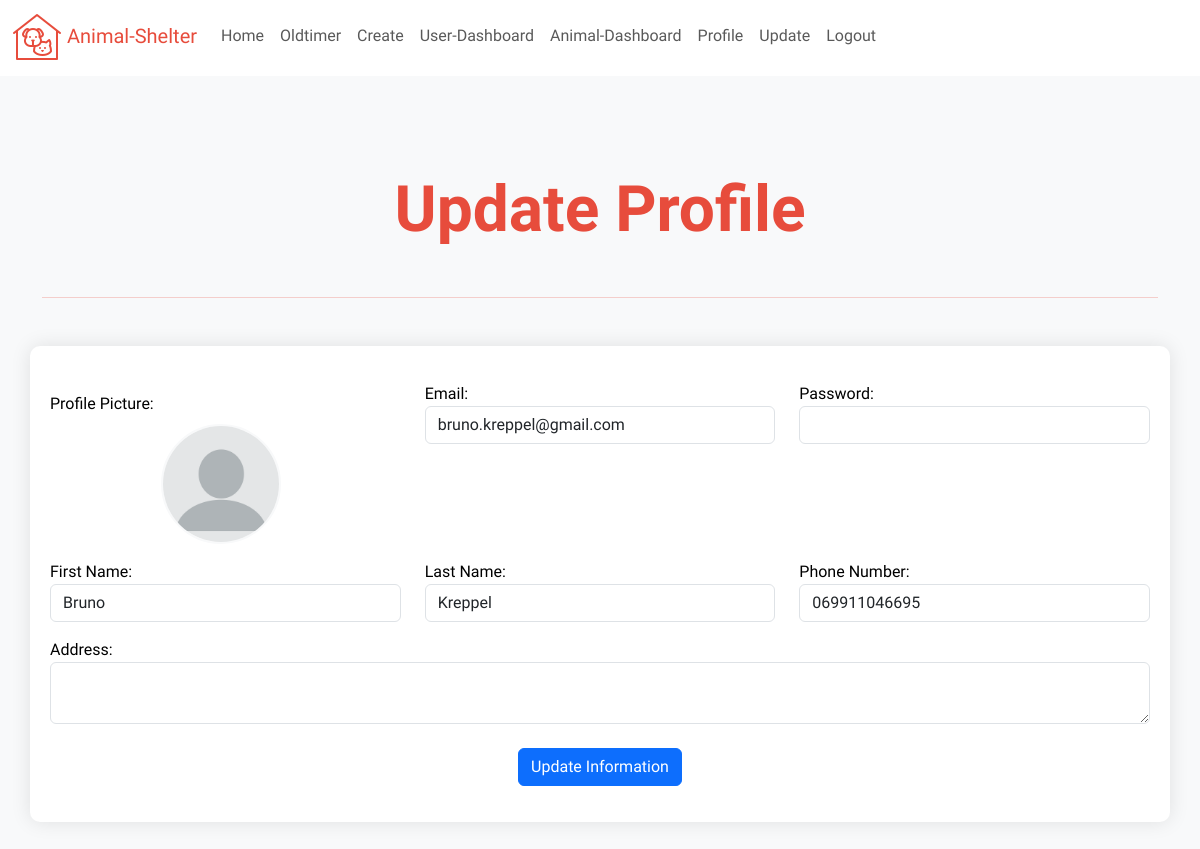
Page /User/update.php (signed in) on the committed database.
### tables this page shows
CREATE TABLE `user` (
  `user_id` int(11) NOT NULL,
  `first_name` varchar(50) NOT NULL,
  `last_name` varchar(50) NOT NULL,
  `email` varchar(255) NOT NULL,
  `phone_number` varchar(20) NOT NULL,
  `address` varchar(255) NOT NULL,
  `picture_url` varchar(255) NOT NULL,
  `password` varchar(255) NOT NULL,
  `status` varchar(100) NOT NULL
);

### User/update.php (the view, shortened to what this page needs)
<?php
if (isset($_SESSION["adm"])){
  $id = $_GET["id"]??$_SESSION["adm"];
}else{
  $id = $_SESSION["user"];
}
require_once '../components/db_Connect.php';
$sql = "SELECT * FROM `user` WHERE user_id = $id";
$result = mysqli_query($conn, $sql);
$row = mysqli_fetch_assoc($result);
?>
<head>
    <link href="https://cdn.jsdelivr.net/npm/bootstrap@5.3.2/dist/css/bootstrap.min.css" rel="stylesheet">
  <link rel="stylesheet" href="../style/stylesheet.css">
</head>
<body>
    <?php require_once '../components/navbar.php'; ?>
    <div class="container pt-5">
        <h1 class="fw-bold text-center my-5 display-3">Update Profile</h1>
        <hr class='my-2 mb-5' style="color: var(--accent-color);">
    </div>
    <div class="container container1">
        <form action="" method="post" enctype="multipart/form-data">
            <div class="row mt-3">
            <div class="col-md-4">
        <label for="picture_url" class="form-label">Profile Picture:</label>
        <div class="d-flex justify-content-around">
            <label for="fileInput" class="file-label me-2">
                <img src="../assets/<?= $row["picture_url"] ?? 'avatar.png' ?>" alt="User Picture" class="img-fluid object-fit-cover" style="cursor: pointer; width: 120px; height: 120px; border-radius: 50%;">
            </label>
        </div>
    </div>
                <div class="col-md-4">
                    <label for="email">Email:</label>
                    <input type="email" id="email" name="email" class="form-control" value="<?= $row["email"] ?? "" ?>">
                </div>
                <div class="col-md-4">
                    <label for="password">Password:</label>
                    <input type="password" id="password" name="password" class="form-control">
                </div>
            </div>
            <div class="row mt-3">
                <div class="col-md-4">
                    <label for="first_name">First Name:</label>
                    <input type="text" id="first_name" name="first_name" class="form-control" value="<?= $row["first_name"] ?? "" ?>">
                </div>
                <div class="col-md-4">
                    <label for="last_name">Last Name:</label>
                    <input type="text" id="last_name" name="last_name" class="form-control" value="<?= $row["last_name"] ?? "" ?>">
                </div>
                <div class="col-md-4">
                    <label for="phone_number">Phone Number:</label>
                    <input type="text" id="phone_number" name="phone_number" class="form-control" value="<?= $row["phone_number"] ?? "" ?>">
                </div>
            </div>
            <div class="row mt-3">
                <div class="col-md-12">
                    <label for="address">Address:</label>
                    <textarea id="address" name="address" class="form-control"><?= $row["address"] ?? "" ?></textarea>
                </div>
            </div>
            <div class="row mt-4">
                <div class="col-md-12 d-flex justify-content-center">
                    <button type="submit" name="update" class="btn btn-primary">Update Information</button>
                </div>
            </div>
        </form>
    </div>
</body>
</html>

### User/update.php (style rules this page uses)
body { background-color: var(--primary-color); color: var(--text-color); font-family: var(--font); }
h1 { color: var(--accent-color); }
.container1 { background-color: #fff; border-radius: 10px; padding: 20px; box-shadow: 0 0 20px rgba(0, 0, 0, 0.1); margin-bottom: 30px; }
.form-label { margin-top: 10px; display: block; }
.file-label { cursor: pointer; display: block; }
.img-fluid { border: 2px solid #f8f9fa; border-radius: 50%; transition: transform 0.3s ease-in-out; }

### rows in the picture
user: picture_url (placeholder picture), email "bruno.kreppel@gmail.com", first_name "Bruno", last_name "Kreppel", phone_number "069911046695"
